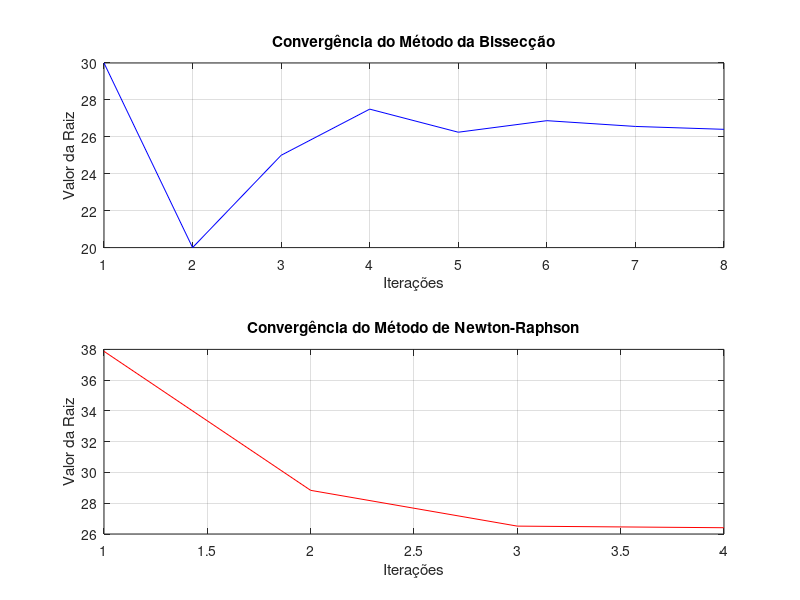

MATLAB code to generate this figure:
function lista5Questao5()
    % Definindo constantes
    g = 9.81;
    u = 1800;
    mi = 160000;
    q = 2600;
    v = 750;

    % Executar o método da Bissecção
    fprintf("Método da Bissecção:\n");
    [rootBisseccao, itBisseccao, valoresBisseccao] = metodoBisseccao(u, mi, q, g, v);

    % Executar o método de Newton-Raphson
    fprintf("\nMétodo de Newton-Raphson:\n");
    [rootNewtonRaphson, itNewtonRaphson, valoresNewtonRaphson] = metodoNewtonRaphson(u, mi, q, g, v);

    % Criar tabela comparativa
    criar_tabela(itBisseccao, rootBisseccao, itNewtonRaphson, rootNewtonRaphson);

    % Criar gráficos de convergência
    criar_graficos(itBisseccao, valoresBisseccao, itNewtonRaphson, valoresNewtonRaphson);
endfunction

function [r, it, valores] = metodoBisseccao(u, mi, q, g, v)
    f = @(t) u * log(mi / (mi - q * t)) - g * t - v;

    a = 10;
    b = 50;

    % Define a tolerância para o erro absoluto
    Es = 1; % Tolerância em porcentagem
    Ea = Inf; % Erro absoluto inicial
    r = inf; % Valor inicial de r como infinito
    valores = []; % Armazena os valores de r

    % Verifica se há mudança de sinal no intervalo [a, b]
    if (f(a) * f(b) > 0)
        disp("Erro: não há mudança de sinal!");
        r = NaN; % Indica falha
        return;
    else
        it = 1; % Inicializa o contador de iterações
        n = 20; % Define o número máximo de iterações

        % Loop do método da Bissecção
        while (it <= n)
            rPrevio = r; % Armazena o valor anterior de r
            r = (a + b) / 2; % Calcula o ponto médio
            valores = [valores; r]; % Armazena o valor atual

            % Exibe os valores da iteração atual
            if it > 1
                Ea = calcularErroEstimativa(r, rPrevio); % Calcula o erro absoluto
            else
                Ea = Inf; % Na primeira iteração, o erro é infinito
            end

            fprintf('Iteração %d: a = %f, b = %f, r = %f, f(r) = %f, Aproximado = %f\n', ...
                    it, a, b, r, f(r), Ea);

            % Verifica se o erro é menor ou igual à tolerância
            if (Ea <= Es)
                fprintf("Raiz encontrada: %f\n", r);
                return; % Sai do loop
            end

            it = it + 1; % Incrementa o contador de iterações

            % Atualiza o intervalo [a, b] com base no valor de f(r)
            if (f(a) * f(r) < 0)
                b = r; % Se houver mudança de sinal, atualiza o limite superior
            else
                a = r; % Caso contrário, atualiza o limite inferior
            end
        endwhile

        % Se o número máximo de iterações for atingido sem encontrar a raiz
        if it > n
            fprintf("Método falhou em %d iterações\n", it);
            r = NaN; % Indica falha
        end
    end
endfunction

function [r, it, valores] = metodoNewtonRaphson(u, mi, q, g, v)
    f = @(t) u * log(mi / (mi - q * t)) - g * t - v;
    df = @(t) (u * q / (mi - q * t)) - g; % Derivada da função

    x = 50; % Valor inicial para t
    it = 0; % Inicializa o contador de iterações
    N = 20; % Define o número máximo de iterações
    Ea = Inf; % Erro absoluto inicial
    valores = []; % Armazena os valores de r

    while (it < N)
        xProx = x - f(x) / df(x); % Cálculo do próximo valor
        valores = [valores; xProx]; % Armazena o novo valor de r

        fprintf('Iteração %d: xr = %f, f(x) = %f\n', it + 1, x, f(x));

        Ea = calcularErroEstimativa(xProx, x);

        if (Ea < 1) % Define a tolerância de 1%
            fprintf("Iterações %d: Raiz encontrada: %f\n", it + 1, xProx);
            r = xProx; % A raiz encontrada
            return; % Sai do loop
        end

        x = xProx; % Atualiza x para a próxima iteração
        it = it + 1; % Incrementa o contador de iterações
    endwhile

    % Se o número máximo de iterações for atingido sem encontrar a raiz
    fprintf("Método falhou em %d iterações\n", it);
    r = NaN; % Indica falha
endfunction

% Função para calcular o erro absoluto
function Ea = calcularErroEstimativa(resultadoAtual, resultadoPrev)
    if resultadoPrev == Inf
        Ea = Inf; % Se o valor anterior for infinito, o erro é infinito
    else
        Ea = abs((resultadoAtual - resultadoPrev) / resultadoAtual) * 100; % Calcula o erro percentual
    end
endfunction

function criar_tabela(itBisseccao, rootBisseccao, itNewtonRaphson, rootNewtonRaphson)
    fprintf("\nTabela Comparativa:\n");
    fprintf("%-20s %-20s %-20s\n", "Método", "Número de Iterações", "Resultado Final");
    fprintf("%-20s %-20d %-20f\n", "Bissecção", itBisseccao, rootBisseccao);
    fprintf("%-20s %-20d %-20f\n", "Newton-Raphson", itNewtonRaphson, rootNewtonRaphson);
endfunction

function criar_graficos(itBisseccao, valoresBisseccao, itNewtonRaphson, valoresNewtonRaphson)
    figure;

    % Gráfico para Bissecção
    subplot(2, 1, 1);
    plot(1:length(valoresBisseccao), valoresBisseccao, 'b-');
    title('Convergência do Método da Bissecção');
    xlabel('Iterações');
    ylabel('Valor da Raiz');
    grid on;

    % Gráfico para Newton-Raphson
    subplot(2, 1, 2);
    plot(1:length(valoresNewtonRaphson), valoresNewtonRaphson, 'r-');
    title('Convergência do Método de Newton-Raphson');
    xlabel('Iterações');
    ylabel('Valor da Raiz');
    grid on;

    % Salvar gráficos
    saveas(gcf, 'convergencia_metodos_bisseccao_newton_raphson.png');
endfunction

% Chama a função principal
lista5Questao5();
